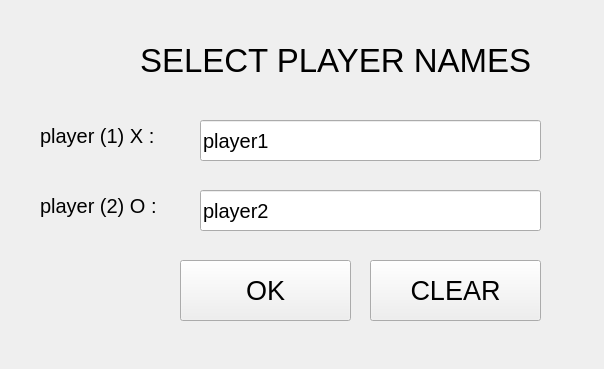
<?xml version="1.0" encoding="UTF-8"?>
<ui version="4.0">
 <class>PlayerNameWindow</class>
 <widget class="QMainWindow" name="PlayerNameWindow">
  <property name="geometry">
   <rect>
    <x>0</x>
    <y>0</y>
    <width>604</width>
    <height>369</height>
   </rect>
  </property>
  <property name="windowTitle">
   <string>Player Name Selection</string>
  </property>
  <widget class="QWidget" name="centralwidget">
   <widget class="QLabel" name="label">
    <property name="geometry">
     <rect>
      <x>140</x>
      <y>0</y>
      <width>451</width>
      <height>121</height>
     </rect>
    </property>
    <property name="font">
     <font>
      <pointsize>25</pointsize>
     </font>
    </property>
    <property name="text">
     <string>SELECT PLAYER NAMES</string>
    </property>
   </widget>
   <widget class="QLabel" name="label_2">
    <property name="geometry">
     <rect>
      <x>40</x>
      <y>110</y>
      <width>141</width>
      <height>51</height>
     </rect>
    </property>
    <property name="font">
     <font>
      <pointsize>15</pointsize>
     </font>
    </property>
    <property name="text">
     <string>player (1) X :</string>
    </property>
   </widget>
   <widget class="QLabel" name="label_3">
    <property name="geometry">
     <rect>
      <x>40</x>
      <y>180</y>
      <width>151</width>
      <height>51</height>
     </rect>
    </property>
    <property name="font">
     <font>
      <pointsize>15</pointsize>
     </font>
    </property>
    <property name="text">
     <string>player (2) O :</string>
    </property>
   </widget>
   <widget class="QLineEdit" name="lineEditPlayer1">
    <property name="geometry">
     <rect>
      <x>200</x>
      <y>120</y>
      <width>341</width>
      <height>41</height>
     </rect>
    </property>
    <property name="font">
     <font>
      <pointsize>15</pointsize>
     </font>
    </property>
    <property name="text">
     <string>player1</string>
    </property>
   </widget>
   <widget class="QLineEdit" name="lineEditPlayer2">
    <property name="geometry">
     <rect>
      <x>200</x>
      <y>190</y>
      <width>341</width>
      <height>41</height>
     </rect>
    </property>
    <property name="font">
     <font>
      <pointsize>15</pointsize>
     </font>
    </property>
    <property name="text">
     <string>player2</string>
    </property>
   </widget>
   <widget class="QPushButton" name="clearButton">
    <property name="geometry">
     <rect>
      <x>370</x>
      <y>260</y>
      <width>171</width>
      <height>61</height>
     </rect>
    </property>
    <property name="font">
     <font>
      <pointsize>20</pointsize>
     </font>
    </property>
    <property name="cursor">
     <cursorShape>PointingHandCursor</cursorShape>
    </property>
    <property name="text">
     <string>CLEAR</string>
    </property>
   </widget>
   <widget class="QPushButton" name="okButton_2">
    <property name="geometry">
     <rect>
      <x>180</x>
      <y>260</y>
      <width>171</width>
      <height>61</height>
     </rect>
    </property>
    <property name="font">
     <font>
      <pointsize>20</pointsize>
     </font>
    </property>
    <property name="cursor">
     <cursorShape>PointingHandCursor</cursorShape>
    </property>
    <property name="text">
     <string>OK</string>
    </property>
   </widget>
  </widget>
 </widget>
 <resources/>
 <connections/>
</ui>
